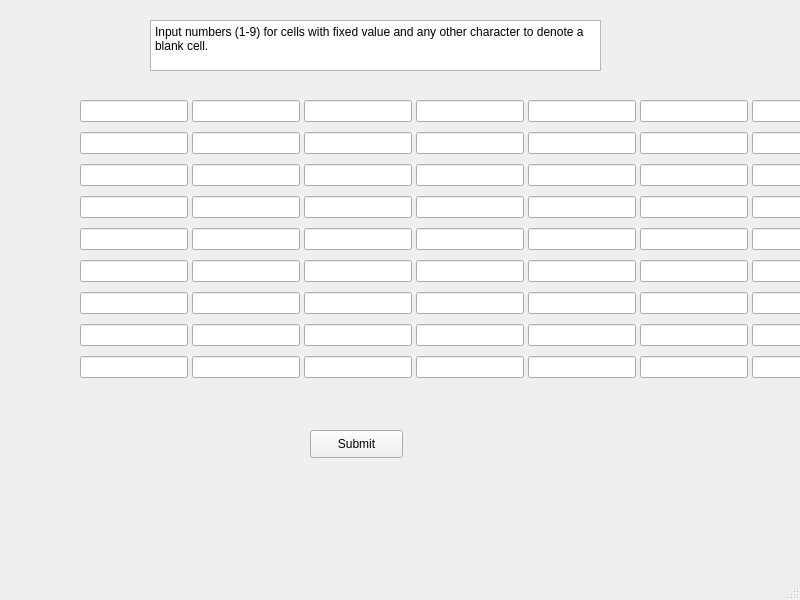
<?xml version="1.0" encoding="UTF-8"?>
<ui version="4.0">
 <class>SudokuSolver</class>
 <widget class="QMainWindow" name="SudokuSolver">
  <property name="geometry">
   <rect>
    <x>0</x>
    <y>0</y>
    <width>800</width>
    <height>600</height>
   </rect>
  </property>
  <property name="windowTitle">
   <string>SudokuSolver</string>
  </property>
  <widget class="QWidget" name="centralwidget">
   <property name="autoFillBackground">
    <bool>false</bool>
   </property>
   <widget class="QWidget" name="gridLayoutWidget">
    <property name="geometry">
     <rect>
      <x>80</x>
      <y>100</y>
      <width>591</width>
      <height>311</height>
     </rect>
    </property>
    <layout class="QGridLayout" name="gridLayout" rowstretch="0,0,0,0,0,0,0,0,0" columnstretch="0,0,0,0,0,0,0,0,0">
     <property name="sizeConstraint">
      <enum>QLayout::SetFixedSize</enum>
     </property>
     <property name="horizontalSpacing">
      <number>4</number>
     </property>
     <property name="verticalSpacing">
      <number>10</number>
     </property>
     <item row="0" column="2">
      <widget class="QLineEdit" name="b02">
       <property name="maxLength">
        <number>1</number>
       </property>
      </widget>
     </item>
     <item row="0" column="5">
      <widget class="QLineEdit" name="b05">
       <property name="maxLength">
        <number>1</number>
       </property>
      </widget>
     </item>
     <item row="1" column="7">
      <widget class="QLineEdit" name="b17">
       <property name="maxLength">
        <number>1</number>
       </property>
      </widget>
     </item>
     <item row="1" column="8">
      <widget class="QLineEdit" name="b18">
       <property name="maxLength">
        <number>1</number>
       </property>
      </widget>
     </item>
     <item row="5" column="1">
      <widget class="QLineEdit" name="b51">
       <property name="maxLength">
        <number>1</number>
       </property>
      </widget>
     </item>
     <item row="8" column="6">
      <widget class="QLineEdit" name="b86">
       <property name="maxLength">
        <number>1</number>
       </property>
      </widget>
     </item>
     <item row="2" column="1">
      <widget class="QLineEdit" name="b21">
       <property name="maxLength">
        <number>1</number>
       </property>
      </widget>
     </item>
     <item row="4" column="3">
      <widget class="QLineEdit" name="b43">
       <property name="maxLength">
        <number>1</number>
       </property>
      </widget>
     </item>
     <item row="0" column="4">
      <widget class="QLineEdit" name="b04">
       <property name="maxLength">
        <number>1</number>
       </property>
      </widget>
     </item>
     <item row="0" column="8">
      <widget class="QLineEdit" name="b08">
       <property name="maxLength">
        <number>1</number>
       </property>
      </widget>
     </item>
     <item row="8" column="0">
      <widget class="QLineEdit" name="b80">
       <property name="maxLength">
        <number>1</number>
       </property>
      </widget>
     </item>
     <item row="4" column="0">
      <widget class="QLineEdit" name="b40">
       <property name="maxLength">
        <number>1</number>
       </property>
      </widget>
     </item>
     <item row="4" column="2">
      <widget class="QLineEdit" name="b42">
       <property name="maxLength">
        <number>1</number>
       </property>
      </widget>
     </item>
     <item row="1" column="6">
      <widget class="QLineEdit" name="b16">
       <property name="maxLength">
        <number>1</number>
       </property>
      </widget>
     </item>
     <item row="7" column="1">
      <widget class="QLineEdit" name="b71">
       <property name="maxLength">
        <number>1</number>
       </property>
      </widget>
     </item>
     <item row="3" column="2">
      <widget class="QLineEdit" name="b32">
       <property name="maxLength">
        <number>1</number>
       </property>
      </widget>
     </item>
     <item row="3" column="8">
      <widget class="QLineEdit" name="b38">
       <property name="maxLength">
        <number>1</number>
       </property>
      </widget>
     </item>
     <item row="4" column="4">
      <widget class="QLineEdit" name="b44">
       <property name="maxLength">
        <number>1</number>
       </property>
      </widget>
     </item>
     <item row="7" column="5">
      <widget class="QLineEdit" name="b75">
       <property name="maxLength">
        <number>1</number>
       </property>
      </widget>
     </item>
     <item row="1" column="0">
      <widget class="QLineEdit" name="b10">
       <property name="maxLength">
        <number>1</number>
       </property>
      </widget>
     </item>
     <item row="7" column="7">
      <widget class="QLineEdit" name="b77">
       <property name="maxLength">
        <number>1</number>
       </property>
      </widget>
     </item>
     <item row="5" column="0">
      <widget class="QLineEdit" name="b50">
       <property name="maxLength">
        <number>1</number>
       </property>
      </widget>
     </item>
     <item row="7" column="4">
      <widget class="QLineEdit" name="b74">
       <property name="maxLength">
        <number>1</number>
       </property>
      </widget>
     </item>
     <item row="3" column="6">
      <widget class="QLineEdit" name="b36">
       <property name="maxLength">
        <number>1</number>
       </property>
      </widget>
     </item>
     <item row="0" column="3">
      <widget class="QLineEdit" name="b03">
       <property name="maxLength">
        <number>1</number>
       </property>
      </widget>
     </item>
     <item row="2" column="6">
      <widget class="QLineEdit" name="b26">
       <property name="maxLength">
        <number>1</number>
       </property>
      </widget>
     </item>
     <item row="6" column="7">
      <widget class="QLineEdit" name="b67">
       <property name="maxLength">
        <number>1</number>
       </property>
      </widget>
     </item>
     <item row="7" column="2">
      <widget class="QLineEdit" name="b72">
       <property name="maxLength">
        <number>1</number>
       </property>
      </widget>
     </item>
     <item row="3" column="4">
      <widget class="QLineEdit" name="b34">
       <property name="maxLength">
        <number>1</number>
       </property>
      </widget>
     </item>
     <item row="8" column="2">
      <widget class="QLineEdit" name="b82">
       <property name="maxLength">
        <number>1</number>
       </property>
      </widget>
     </item>
     <item row="8" column="7">
      <widget class="QLineEdit" name="b87">
       <property name="maxLength">
        <number>1</number>
       </property>
      </widget>
     </item>
     <item row="8" column="3">
      <widget class="QLineEdit" name="b83">
       <property name="maxLength">
        <number>1</number>
       </property>
      </widget>
     </item>
     <item row="3" column="7">
      <widget class="QLineEdit" name="b37">
       <property name="maxLength">
        <number>1</number>
       </property>
      </widget>
     </item>
     <item row="2" column="8">
      <widget class="QLineEdit" name="b28">
       <property name="maxLength">
        <number>1</number>
       </property>
      </widget>
     </item>
     <item row="6" column="4">
      <widget class="QLineEdit" name="b64">
       <property name="maxLength">
        <number>1</number>
       </property>
      </widget>
     </item>
     <item row="7" column="0">
      <widget class="QLineEdit" name="b70">
       <property name="maxLength">
        <number>1</number>
       </property>
      </widget>
     </item>
     <item row="0" column="1">
      <widget class="QLineEdit" name="b01">
       <property name="maxLength">
        <number>1</number>
       </property>
      </widget>
     </item>
     <item row="4" column="5">
      <widget class="QLineEdit" name="b45">
       <property name="maxLength">
        <number>1</number>
       </property>
      </widget>
     </item>
     <item row="1" column="1">
      <widget class="QLineEdit" name="b11">
       <property name="maxLength">
        <number>1</number>
       </property>
      </widget>
     </item>
     <item row="5" column="3">
      <widget class="QLineEdit" name="b53">
       <property name="maxLength">
        <number>1</number>
       </property>
      </widget>
     </item>
     <item row="6" column="3">
      <widget class="QLineEdit" name="b63">
       <property name="maxLength">
        <number>1</number>
       </property>
      </widget>
     </item>
     <item row="0" column="7">
      <widget class="QLineEdit" name="b07">
       <property name="maxLength">
        <number>1</number>
       </property>
      </widget>
     </item>
     <item row="8" column="8">
      <widget class="QLineEdit" name="b88">
       <property name="maxLength">
        <number>1</number>
       </property>
      </widget>
     </item>
     <item row="4" column="8">
      <widget class="QLineEdit" name="b48">
       <property name="maxLength">
        <number>1</number>
       </property>
      </widget>
     </item>
     <item row="5" column="7">
      <widget class="QLineEdit" name="b57">
       <property name="maxLength">
        <number>1</number>
       </property>
      </widget>
     </item>
     <item row="5" column="6">
      <widget class="QLineEdit" name="b56">
       <property name="maxLength">
        <number>1</number>
       </property>
      </widget>
     </item>
     <item row="3" column="1">
      <widget class="QLineEdit" name="b31">
       <property name="maxLength">
        <number>1</number>
       </property>
      </widget>
     </item>
     <item row="8" column="1">
      <widget class="QLineEdit" name="b81">
       <property name="maxLength">
        <number>1</number>
       </property>
      </widget>
     </item>
     <item row="8" column="5">
      <widget class="QLineEdit" name="b85">
       <property name="maxLength">
        <number>1</number>
       </property>
      </widget>
     </item>
     <item row="4" column="6">
      <widget class="QLineEdit" name="b46">
       <property name="maxLength">
        <number>1</number>
       </property>
      </widget>
     </item>
     <item row="6" column="1">
      <widget class="QLineEdit" name="b61">
       <property name="maxLength">
        <number>1</number>
       </property>
      </widget>
     </item>
     <item row="0" column="0">
      <widget class="QLineEdit" name="b00">
       <property name="maxLength">
        <number>1</number>
       </property>
       <property name="clearButtonEnabled">
        <bool>false</bool>
       </property>
      </widget>
     </item>
     <item row="1" column="4">
      <widget class="QLineEdit" name="b14">
       <property name="maxLength">
        <number>1</number>
       </property>
      </widget>
     </item>
     <item row="7" column="8">
      <widget class="QLineEdit" name="b78">
       <property name="maxLength">
        <number>1</number>
       </property>
      </widget>
     </item>
     <item row="4" column="7">
      <widget class="QLineEdit" name="b47">
       <property name="maxLength">
        <number>1</number>
       </property>
      </widget>
     </item>
     <item row="6" column="0">
      <widget class="QLineEdit" name="b60">
       <property name="maxLength">
        <number>1</number>
       </property>
      </widget>
     </item>
     <item row="1" column="3">
      <widget class="QLineEdit" name="b13">
       <property name="maxLength">
        <number>1</number>
       </property>
      </widget>
     </item>
     <item row="5" column="8">
      <widget class="QLineEdit" name="b58">
       <property name="maxLength">
        <number>1</number>
       </property>
      </widget>
     </item>
     <item row="8" column="4">
      <widget class="QLineEdit" name="b84">
       <property name="maxLength">
        <number>1</number>
       </property>
      </widget>
     </item>
     <item row="6" column="6">
      <widget class="QLineEdit" name="b66">
       <property name="maxLength">
        <number>1</number>
       </property>
      </widget>
     </item>
     <item row="2" column="4">
      <widget class="QLineEdit" name="b24">
       <property name="maxLength">
        <number>1</number>
       </property>
      </widget>
     </item>
     <item row="2" column="3">
      <widget class="QLineEdit" name="b23">
       <property name="maxLength">
        <number>1</number>
       </property>
      </widget>
     </item>
     <item row="0" column="6">
      <widget class="QLineEdit" name="b06">
       <property name="maxLength">
        <number>1</number>
       </property>
      </widget>
     </item>
     <item row="6" column="2">
      <widget class="QLineEdit" name="b62">
       <property name="maxLength">
        <number>1</number>
       </property>
      </widget>
     </item>
     <item row="4" column="1">
      <widget class="QLineEdit" name="b41">
       <property name="maxLength">
        <number>1</number>
       </property>
      </widget>
     </item>
     <item row="2" column="2">
      <widget class="QLineEdit" name="b22">
       <property name="maxLength">
        <number>1</number>
       </property>
      </widget>
     </item>
     <item row="7" column="3">
      <widget class="QLineEdit" name="b73">
       <property name="maxLength">
        <number>1</number>
       </property>
      </widget>
     </item>
     <item row="5" column="4">
      <widget class="QLineEdit" name="b54">
       <property name="maxLength">
        <number>1</number>
       </property>
      </widget>
     </item>
     <item row="3" column="0">
      <widget class="QLineEdit" name="b30">
       <property name="maxLength">
        <number>1</number>
       </property>
      </widget>
     </item>
     <item row="2" column="7">
      <widget class="QLineEdit" name="b27">
       <property name="maxLength">
        <number>1</number>
       </property>
      </widget>
     </item>
     <item row="3" column="3">
      <widget class="QLineEdit" name="b33">
       <property name="maxLength">
        <number>1</number>
       </property>
      </widget>
     </item>
     <item row="6" column="5">
      <widget class="QLineEdit" name="b65">
       <property name="maxLength">
        <number>1</number>
       </property>
      </widget>
     </item>
     <item row="2" column="0">
      <widget class="QLineEdit" name="b20">
       <property name="maxLength">
        <number>1</number>
       </property>
      </widget>
     </item>
     <item row="1" column="5">
      <widget class="QLineEdit" name="b15">
       <property name="maxLength">
        <number>1</number>
       </property>
      </widget>
     </item>
     <item row="7" column="6">
      <widget class="QLineEdit" name="b76">
       <property name="maxLength">
        <number>1</number>
       </property>
      </widget>
     </item>
     <item row="5" column="2">
      <widget class="QLineEdit" name="b52">
       <property name="maxLength">
        <number>1</number>
       </property>
      </widget>
     </item>
     <item row="6" column="8">
      <widget class="QLineEdit" name="b68">
       <property name="maxLength">
        <number>1</number>
       </property>
      </widget>
     </item>
     <item row="3" column="5">
      <widget class="QLineEdit" name="b35">
       <property name="maxLength">
        <number>1</number>
       </property>
      </widget>
     </item>
     <item row="1" column="2">
      <widget class="QLineEdit" name="b12">
       <property name="maxLength">
        <number>1</number>
       </property>
      </widget>
     </item>
     <item row="2" column="5">
      <widget class="QLineEdit" name="b25">
       <property name="maxLength">
        <number>1</number>
       </property>
      </widget>
     </item>
     <item row="5" column="5">
      <widget class="QLineEdit" name="b55">
       <property name="maxLength">
        <number>1</number>
       </property>
      </widget>
     </item>
    </layout>
   </widget>
   <widget class="QPushButton" name="button">
    <property name="geometry">
     <rect>
      <x>310</x>
      <y>430</y>
      <width>93</width>
      <height>28</height>
     </rect>
    </property>
    <property name="text">
     <string>Submit</string>
    </property>
   </widget>
   <widget class="QPlainTextEdit" name="plainTextEdit">
    <property name="geometry">
     <rect>
      <x>150</x>
      <y>20</y>
      <width>451</width>
      <height>51</height>
     </rect>
    </property>
    <property name="plainText">
     <string>Input numbers (1-9) for cells with fixed value and any other character to denote a blank cell.</string>
    </property>
   </widget>
  </widget>
  <widget class="QMenuBar" name="menubar">
   <property name="geometry">
    <rect>
     <x>0</x>
     <y>0</y>
     <width>800</width>
     <height>22</height>
    </rect>
   </property>
  </widget>
  <widget class="QStatusBar" name="statusbar"/>
 </widget>
 <resources/>
 <connections/>
</ui>
